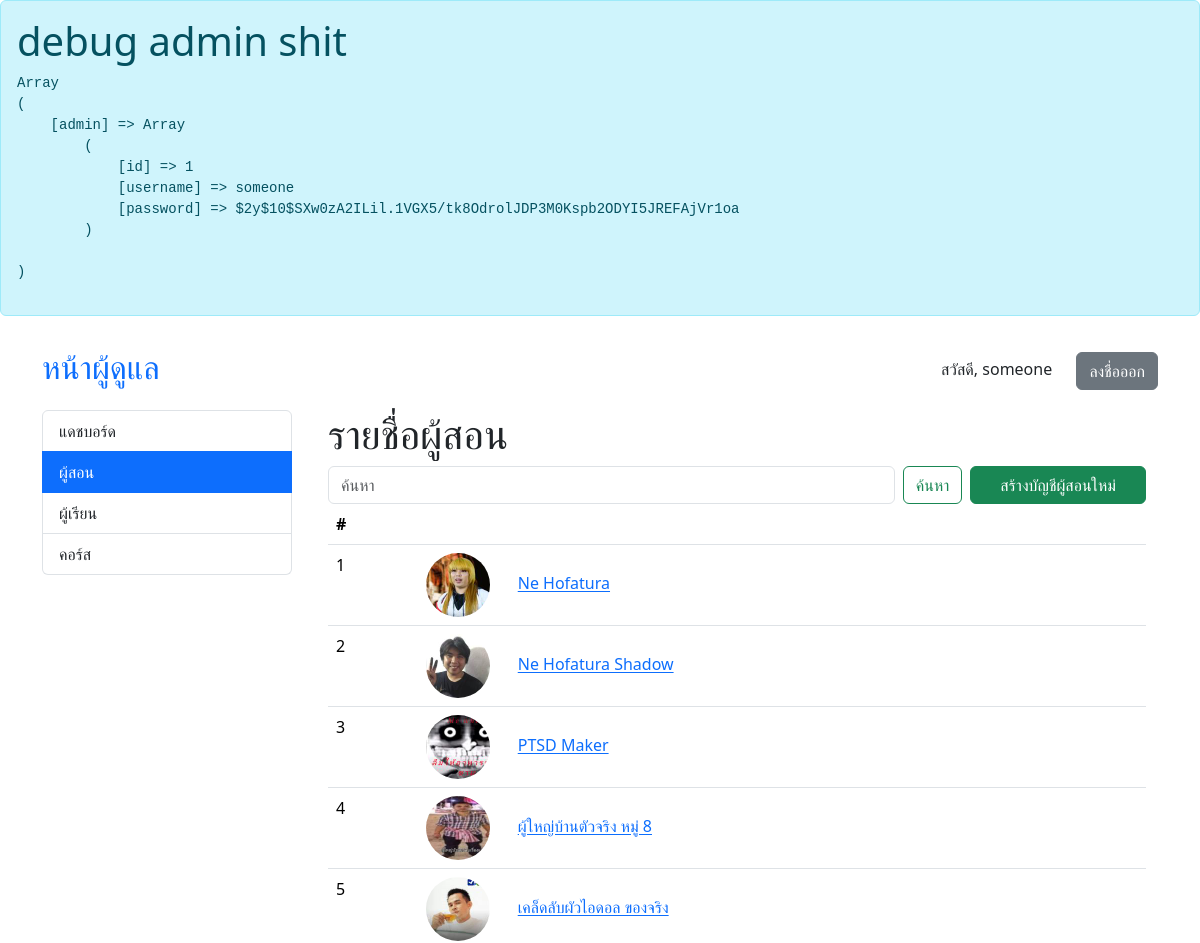
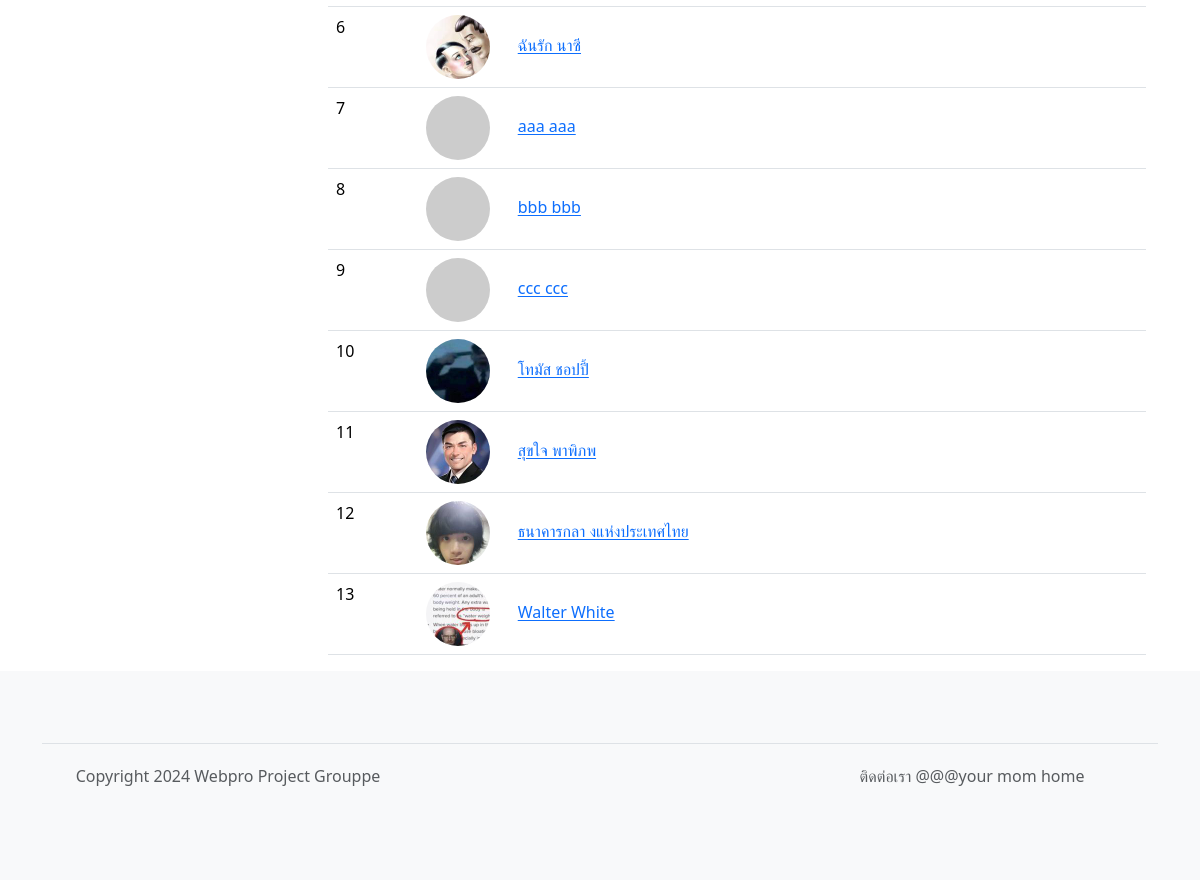
Screenshot of /admin/instructors.php (signed in) with the database file from the repository (2 pictures, top to bottom).
### tables this page shows
CREATE TABLE "instructors" (
	"id"	INTEGER,
	"username"	VARCHAR(32) NOT NULL,
	"first_name"	VARCHAR(64) NOT NULL,
	"last_name"	VARCHAR(64) NOT NULL,
	"profile_pic_hash"	CHARACTER(32),
	"password"	CHARACTER(72) NOT NULL,
	"role"	CHARACTER(64),
	"email"	CHARACTER(64),
	"phone"	CHARACTER(16),
	"created_date"	DATETIME,
	PRIMARY KEY("id" AUTOINCREMENT)
);

### admin/instructors.php (called while the page is built, shortened)
<?php
require 'template_init.php';
require 'template_header.php';
$header = "รายชื่อผู้สอน";
$button = "สร้างบัญชีผู้สอนใหม่";
$show_course = false;
$editpage = "instructor";
if (isset($_GET['begin'])) {
	$begin = $_GET['begin'];
} else {
	$begin = 0;
}
$search = "";
$list = $db->get_instructor_simple_list($begin, $search);
require 'si_list.php';
?>

### core.php (called while the page is built, shortened)
<?php
require 'shopping.php';
require 'common.php';
	class App extends SQLite3 {
			?>
				</form><?php
		function get_instructor_simple_list($begin, $search) {
			return $this->get_simple_list('instructors', $begin, $search);
		}
		function get_simple_list($table, $begin, $search) {
			$filter = "";
			$sql = "SELECT profile_pic_hash, id, username, first_name || ' ' || last_name AS name FROM $table" . $filter;
			$ret = $this->query($sql);
			$instructors = array();
			while($row = $ret->fetchArray(SQLITE3_ASSOC)) {
				$row = prepare_other_data($row, '../');
				$instructors[] = $row;
			}
			return $instructors;
		}
	}
?>

### common.php (called while the page is built, shortened)
<?php
function prepare_other_data($row, $prefix = "") {
	if (isset($row['profile_pic_hash'])) {
		if ($row['profile_pic_hash'] != "") {
			$row['pfplink'] = $prefix . "avatars/" . $row['profile_pic_hash'] . '.jpg';
			return $row;
		}
	}
	$row['pfplink'] = get_pfplink_from_seed('saltPROJECTGROUPPE' . md5($row['username']));
	return $row;
}
function get_pfplink_from_seed($ident) {
	return "https://api.dicebear.com/7.x/thumbs/svg?seed=" . $ident;
}
	?>

### admin/si_list.php (the view)
<div class="container">
<h1><?php echo $header; ?></h1>
	<form class="d-flex" role="search">
		<input class="form-control me-2" name="search" value="<?php echo isset($_GET['search']) ? $_GET['search'] : '' ?>" type="search" placeholder="ค้นหา" aria-label="Search">
		<button class="btn btn-outline-success me-2" type="submit">ค้นหา</button>
		<?php
			if ($button != "") {
				?>
				<a href="instructor.php" style="width: 30%" class="btn btn-success">สร้างบัญชีผู้สอนใหม่</a>
				<?php
			}
		?>
	</form>
	<table class="table">
	<thead>
		<tr>
			<th scope="col">#</th>
			<?php if ($show_course) { ?>
			<th scope="col">ชื่อคอร์ส</th>
			<th scope="col">ผู้สอน</th>
			<th scope="col">ยอดขายทั้งหมด</th>
			<?php } else { ?>
			<th scope="col"></th>
			<?php } ?>
		</tr>
	</thead>
	<tbody>
		<?php
			foreach ($list as $i) {
				echo "<tr>";
				echo "<td>{$i['id']}</td>";
				if ($show_course) {
					echo "<td>{$i['name']}</td>";
					echo "<td>{$i['owner_name']}</td>";
					echo "<td>{$i['total_sales']}</td>";
				} else {
					echo "<td><img src=\"{$i['pfplink']}\" alt=\"avatar\" width=\"64\" height=\"64\" class=\"rounded-circle me-4\"> ";
					echo "<a href=\"" . $editpage . ".php?id={$i['id']}\">{$i['name']}</a>";
					echo "</td>";
				}
				echo "</tr>";
			}
		?>
	</tbody>
	</table>
</div>
<?php
require 'template_footer.php';
?>

### rows the page displays
instructors: id "1", shows a picture, name "Ne Hofatura"
instructors: id "2", shows a picture, name "Ne Hofatura Shadow"
instructors: id "3", shows a picture, name "PTSD Maker"
instructors: id "4", shows a picture, name "ผู้ใหญ่บ้านตัวจริง หมู่ 8"
instructors: id "5", shows a picture, name "เคล็ดลับผัวไอดอล ของจริง"
instructors: id "6", shows a picture, name "ฉันรัก นาซี"
instructors: id "7", name "aaa aaa"
instructors: id "8", name "bbb bbb"
instructors: id "9", name "ccc ccc"
instructors: id "10", shows a picture, name "โทมัส ชอปปี้"
instructors: id "11", shows a picture, name "สุขใจ พาพิภพ"
instructors: id "12", shows a picture, name "ธนาคารกลา งแห่งประเทศไทย"
instructors: id "13", shows a picture, name "Walter White"

### other values shown
$_SESSION['admin']['username'] "someone"
$value "แดชบอร์ด"
$value "ผู้สอน"
$value "ผู้เรียน"
$value "คอร์ส"
$header "รายชื่อผู้สอน"
